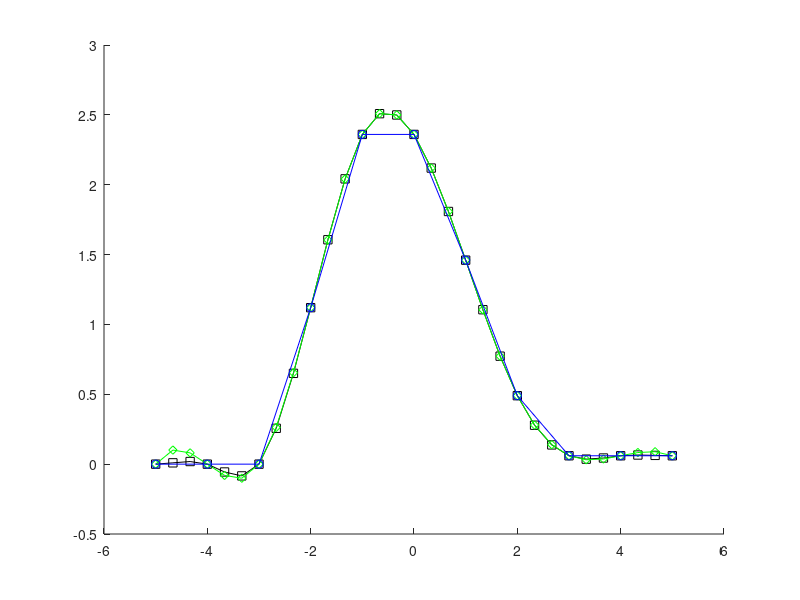
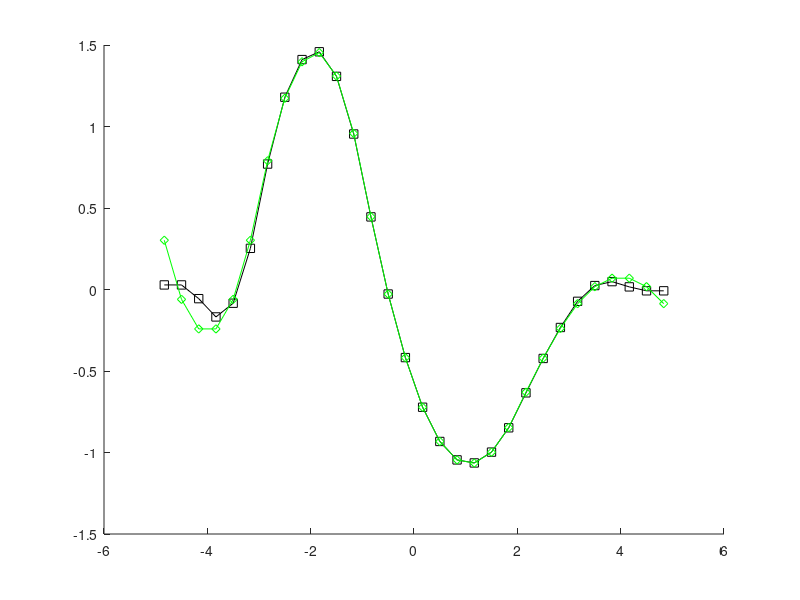

Here is the MATLAB script that generated these plots, in order: (Note: this script raises an error after producing the figures.)
% Examples to work with splines in MATLAB
% Kind of sandbox to experiment with different spline types
% 
% Fit a piecewise cubic spline (of type pp) with breaks
% pp = spline (x, y);  using x as parameter for y=y(x)
% yy = ppval(pp, xx);  interpolate y to other values xx
%  output: pp.coefs, pp.breaks
%  make a pp spline from known coefs: ppmak(breaks,coefs) 
% ----------------------------------------------------------------------
% Use of MATLAB 'curve fitting' toolbox

% pp = csapi(parameter,[x;y]) make a pp spline
%   use csape() for periodic bc=boundary conditions
%  
% sp = fn2fm(pp,'B-',0.1); %conversion to B-Spline
% pp = fn2fm(sp,'pp',0.1); %conversion to pp Spline
%
% sp = spmak(knots, coefs) make a B-Spline from known coefs
%   output: sp.coefs, sp.knots (knots instead of breaks)
%
% sp = spmak(parameter,[x;y])
%   output: sp.coefs, sp.knots
%
% Challenge: Reconstruct the control node polygon of a given pp spline.
% Use this polygon to construct a B-Spline similar to the inital pp spline.
%
% To be improved: Padding of nodes to define boundary condition
%  Any machine based approximation will require an automated way
%  to define boundary conditions for an arbitrary shape correctly.
% Manual padding additional nodes?
%  Challenge: For which shape to add nodes where exactly ?
%
% The code of the published source
% https://www.mathworks.com/matlabcentral/answers/86615-how-to-plot-an-ellipse#answer_96122
% has been used as starting base.
%%
% Example 1: some odd peak shape to be fit by spline
% Parts of code are reprint from The MathWorks Inc. help center
% ----------------------------------------------------------------------
clear all; close all;
% Create waypoints to interpolate with a cubic Spline.
% how to define the boundary slope: [y' y y']
% derivates with respect to parameter y=y(t), y'=dy/dt
wptsx = [-5 -4:4 5];
wptsy = [0 0 0 1.12 2.36 2.36 1.46 .49 .06 0.06 0.06];

% for this curve we can use x as parameter
% this is not possible for multple occurance of same x value
% y must be uniquely defined for each parameter value
tt=linspace(min(wptsx),max(wptsx),31);
%define slopes at bounary as 0

pp1= spline(wptsx,[0 wptsy 0]); 
pp2= spline(wptsx,wptsy);

% spline command is same as csapi
% pp3= csapi(wptsx,wptsy);
% pp4 = csape( wptsx, wptsy, 'periodic' );
% s1 = spline(wptsx,[0 wptsy 0],tt);

% interpolate to higher resolution
yy1 = ppval(pp1, tt);
yy2 = ppval(pp2, tt);

% plot
figure; hold on;
    plot(tt,yy1,'-sk');
    plot(tt,yy2,'-dg');
    plot(wptsx,wptsy,'-ob');

% check the slopes at boundaries
slope1=diff(yy1)./diff(tt);
slope2=diff(yy2)./diff(tt);
slope1([1,end])
slope2([1,end])
abs(slope1-slope2)./max(abs(slope2),0)

figure; hold on;
    plot(tt(1:end-1)+0.5*(tt(2)-tt(1)),slope1,'-sk')
    plot(tt(1:end-1)+0.5*(tt(2)-tt(1)),slope2,'-dg')

%%    
% Example 2: Approximate a circle with cubic Splines
% Parts of code are reprint from The MathWorks Inc. help center
% ----------------------------------------------------------------------
phi = pi*[0:.5:2]; 
pts = [0  1  0 -1  0  1  0;  %x
       1  0  1  0 -1  0  1]; %y
   % two more column to fix the bc x'=0 and y'=1
   % only 5 = length(phi) points will be used to
   % cover [0..2pi]
   
% the proper control nodes for a B-Spline are more tricky,
% in case you want to reconstruct from number=7 pts use
pts7=1.5*[0.6667    0.6667    0.0000   -1.0000   -0.0000    0.6667    0.6667;
          0.0000    0.3491    0.9933    0.0000   -0.9933   -0.3491   -0.0000];
      
%Simple approach fo B-Slpine with number=8 pts:
% We use the quadrant (+/-1 0) pts without the
%          appended bc of [x',y'] = [0 1]
% We double the array to fit a double loop of 8 pts
% Used is actually only the part from angle=[0..2pi]
% The parameters needs to cover the full double loop
% thus phi = [-1..3]pi, at each bc 1 pi lead to fix bc
bPhi=pi*linspace(-1,3,12);
bB=spmak(bPhi,1.5*[pts(:,2:5) pts(:,2:5)]); 
% the factor 1.5 is a riddle to be figured out

pp = spline(phi,pts); %separate fit for each column in pts
diff(pts)/(0.5*pi)

phi3 = phi
pp3 = csapi(phi3,pts(:,2:6));  %this will fail due to undefined bc
% use csape for periodic bc
% this works nice and does not need the bc to be fixed
% only pts need are the quadrant pts covering [0..2]*pi
pts3p = [1  0 -1  0  1;  %x
         0  1  0 -1  0]; %y
pp3p = csape( phi3, pts3p, 'periodic' ); 

% circle
phii=linspace(min(phi),max(phi),101);
cc=[cos(phii); sin(phii)];

% plot
yy = ppval(pp, phii);
yy3 = ppval(pp3, phii);
yy3p = ppval(pp3p, phii);
yB= fnval(bB, phii);
figure; hold on;
    plot(cc(1,:),    cc(2,:), ':k');
    plot(yy(1,:),    yy(2,:),'-b')
    plot(yy3(1,:),   yy3(2,:),':m')
    plot(yy3p(1,:),  yy3p(2,:),'--r')
    plot(pts(1,2:5), pts(2,2:5),'or')
    plot(yB(1,:),    yB(2,:),'.g')
    axis equal
    
%%
% Example 3.1: Approx a circle with cubic B-Splines
% Parts of code are reprint from The MathWorks Inc. help center
% ----------------------------------------------------------------------
points = [0 -1 0 1;              %x
          1 0 -1 0]*1.6851;      %y

% Simple but not best approach to keep number of knots low
% We do pad the knot vector with a second 360 degree period
% Parameter range is arbitray, here taken -4:8 to map range of 4*pi.
% Actually good will be the middle 0..4 maping to 0.pi
% There is a lead-in of pi, from -4..0
% and a lead-out of pi,     from 4..8
% Nicer would be a periodic definition with no need for data padding

sp = spmak(-4:8,[points points]);
sp.coefs
sp.knots
%sp = spmak([0:0.1:1]*2*pi,[points points]);
% provides a planar, quartic, spline curve whose middle part is a pretty good approximation to a circle, as the plot on the next page shows. It is generated by a subsequent
figure;
plot(points(1,:),points(2,:),'o'), hold on 
fnplt(sp,[0,4]), axis equal square, hold off

% get min and max curvature
% curvature kappa = abs(x'y''-y'x'')/(x'^2+y'^2)^(3/2)
t = linspace(0,4,21);zt = zeros(size(t));
dsp = fnder(sp); dspt = fnval(dsp,t); ddspt = fnval(fnder(dsp),t);
kappa = abs(dspt(1,:).*ddspt(2,:)-dspt(2,:).*ddspt(1,:))./(sum(dspt.^2)).^(3/2);
[min(kappa),max(kappa)] 
% kappa = [1.6747    1.8611]
% 1/norm(fnval(sp,0))= 1.7864 

%%

% ----------------------------------------------------------------------
% Example 3.2: Conversion of pp to B-spline for case of circle
% Create circle with a cubic B-Spline. Convert to B-spline and back.
% Parts of code are reprint from The MathWorks Inc. help center
% ----------------------------------------------------------------------
% g = fn2fm(f,form)
% describes the same function as is described by f, but in the form specified
% by  'B-', 'pp', 'BB', 'rB', 'rp',
% for the B-form, the ppform, the BBform, and the two rational spline forms.

% Simple but not best approach to keep number of knots low
% We do pad the knot vector with a second 360 degree period

pts = [0  1  0 -1  0  1  0 ;  %x
       1  0  1  0 -1  0  1 ]; %y
   % two more column to fix bc
   
pts2 = [0  1  0 -1  0  1 ;  %x
       1  0  1  0 -1  0]; %y
   % two more column to fix bc

pts3 = [0  1  0 -1  0  1  0 -1;  %x
       1  0  1  0 -1  0  1  0]; %y
   % two more column to fix bc
   
phi = linspace(0,2,length(pts)-2)*pi; 
pp = spline(phi,pts);

% conversion of pp to B-spline
bpp = fn2fm(pp,'B-',0.1)
ppbpp = fn2fm(bpp,'pp',0.1)

phii = linspace(0,2,101)*pi; 
yy = ppval(pp, phii);
byy= fnval(bpp, phii);

% circle
phii=linspace(min(phi),max(phi),101);
cc=[cos(phii); sin(phii)];

%plot
figure; hold on;
    plot(yy(1,:),yy(2,:),'-k')
    plot(-yy(1,:),yy(2,:),'-g')
    plot(byy(1,:),byy(2,:),'-b')
    plot(pts(1,2:5),pts(2,2:5),'or')
    plot(bpp.coefs(1,:),bpp.coefs(2,:),'-xm')
    plot(cc(1,:),    cc(2,:), ':k');
    axis equal

% breaks vs. knots
% and zero padding for B-spline
% first 3 and last 3 elements
% order 4
% pieces 4 for cubic spline
% number 4+3 for B-spline 
pp.breaks
bpp.knots(4:end-3)
ppbpp.breaks

pp.coefs
bpp.coefs
% some error of 1E-15 in coefs after back conversion
(ppbpp.coefs-pp.coefs)/1E-15

% the control points of the B-spline 
% are asymmetrically placed - SURPRISE !
% control points are asymmetric to get a symmetric shape
% bpp.coefs =
% 1.0000    1.0000    0.0000   -1.5000   -0.0000    1.0000    1.0000
%      0    0.5236    1.4899    0.0000   -1.4899   -0.5236   -0.0000

% The circle diameter to control point diameter
% have a ratio of 1.9

% bpp.coefs/1.5 =

% pts2=[    0.6667    0.6667    0.0000   -1.0000   -0.0000    0.6667    0.6667;
%          0    0.3491    0.9933    0.0000   -0.9933   -0.3491   -0.0000];

%%
% Example 4:  Interpolate with B-Spline vs. cubic pp spline
% ----------------------------------------------------------------------
wptsx = [0 1 2.1 8 4 3];
wptsy = [0 1 1.3 .8 .3 .3];
wpts = [wptsx; wptsy];
L = length(wpts) - 1;
%t = 0:0.05:1;

% spline cannot be directly used on (x,y)
% can do it with separate spline for x and y
tt=linspace(0,1,101);
t=linspace(0,1,length(wptsx));

% Show spline interpolation of x and y (done separately)
% figure; hold on;
% plot(t, wptsx,'-k')
% plot(t, wptsy,'-b')

% check boundary slopes
diff(wptsx)./diff(t);
diff(wptsy)./diff(t);
% define slopes at bounary same as at
% point before boundary

% cubic spline
pp1x= csape(t, [5 wptsx -5]);
pp1y= csape(t, [5 wptsy 0]); 
xx1 = ppval(pp1x, tt);
yy1 = ppval(pp1y, tt);
% B-Spline
pp3x = spapi(3,t, wptsx);
pp3y = spapi(3,t, wptsy);
xx3 = fnval(pp3x, tt);
yy3 = fnval(pp3y, tt);

figure; hold on
    plot(xx3, yy3, '-b');
    plot(xx1, yy1, '-k');
    plot(wptsx, wptsy, 'dr');

%%
% ----------------------------------------------------------------------
% Example 5.1:  How to find the outer envelope polygon ?
% There should be a geometric solution to find the control polygon.
% We will work back from a solution extracted from mathworks help
% center. An explanation of this approach or any interpretation is
% however not given in the help.
% Curious to figure it out yourself? Then do not read further.
% ----------------------------------------------------------------------
% Create waypoints to interpolate with a B-Spline.
wptsx = [0 1 2.1 8 6 3];
wptsy = [0 1 1.3 .8 .3 .3];
% Put in vector to solve later a linear equation system LES.
wpts = [wptsx; wptsy];
L = length(wpts) - 1;

% Form matrices used to compute interior points of control polygon
% Interior points are just the normal pts excluding the start and end pt
r = zeros(L+1, size(wpts,1));
A = eye(L+1);
for i= 2:L
    A(i,(i-1):(i+1)) = [1 4 1];  %1+4+1 = 6
    r(i,:) = 6*wpts(:,i)';       %tranposed vector wpts
end
% Somewhat arbitray, the definition of additonal bc
% Override end points and choose r0 and rL.


r(1,:) = (wpts(:,1) + (wpts(:,2) - wpts(:,1))/2)';
r(end,:) = (wpts(:,end-1) + (wpts(:,end) - wpts(:,end-1))/2)';

% Here come the LES = LINEAR EQUATION SYSTEM
% This system can be solved geometrically by drawing lines and midpoints.
% ----------------------------------------------------------------------
% Right division: solve linear equations system LES using e.g. Gauss
% method.
%   A*dInterior = r;
    dInterior = (A\r)';
    wptsInterior=A*dInterior'/6
% Construct a complete control polygon adding
% the intial and final knot. They will serve as well as corners of the polygon:
    cpts = [wpts(:,1) dInterior wpts(:,end)];
% ----------------------------------------------------------------------
% the EQs for x=dInterior read
%   x2 + 4 x3 + x4 = r2y = 6*wptsx3
%   y2 + 4 y3 + y4 = r2y = 6*wptsy3

% known: the midpoints of x2 and x3 should be close to the spline curve
% we try to rewrite the LES to get some interpretation:
%   x2 + 2 x3 + x4 = r2y = 6*wptsx3 - 2 x3 
%   y2 + 2 y3 + y4 = r2y = 6*wptsy3 - 2 y3 

% to be figured out, is the meaning of the relation of the 
% interior polygon points x2,x3,....x(N-1) to each other,
% and with respect to the inital knots.

% A trial to figure out the meaning of the LES
% ----------------------------------------------------------------------
% divide by 2 and group to midpt values
%   0.5*(x2 + x1) + 0.5*(x2+x3) = 2*wptsx3 + (wptsx3 - x3)
%   0.5*(y2 + y1) + 0.5*(y2+y3) = 2*wptsy3 + (wptsy3 - y3)

% divide by 2 and group again to midpt values
%   0.5*[0.5*(x2 + x1) + 0.5*(x2+x3)] - 0.5*(wptsx3 - x3) = wptsx2  
%   0.5*[0.5*(y2 + y1) + 0.5*(y2+y3)] - 0.5*(wptsy3 - y3) = wptsy2  
% The midpt of two subsequent polygon midpoints, are some distance aways from the
% original knots. This distance is half of (wptsx3 - x3),
% the distance of the polygon corner from its respecting knot.
% The 3 pts lie on a line connecting, for each knot, the
% midpt of two neighboring polygon midpoints and polygon corner
% through the knot, intersecting it at ratio 1:2.
% The polygon corner is 3 times the distance from the
% midpt of two neighboring polygon midpoints to the waypts
% away.
% At least this is true for all interior points (unaffected by bc)

% some pts for 1st order spline we can read from our initial constraints.
q1(1,:) =[ 0 1 2.1 8 6 3];
q1(2,:) = [0 1 1.3 .8 .3 .3];

% the other pts for dInterior we should insert such that the existing
% pts q1 close to the midpoints on the polygon edges.

% Helpful is bsplinepolytraj to compute a polynomial with the new control points
% Unfortunately, this function is in the inaccesible "robotic systems"
% toolbox and not as expected, in the "curve fitting" aka spline/nurbs toolbox

% CANNOT be calculated without "robotic system" toolbox
%q = bsplinepolytraj(cpts, [0 1], t); 
% ----------------------------------------------------------------------
% we will use a cubic spline instead to plot something
% that follow the inital waypts = knots
t=linspace(-1/6,7/6,8);
tt=linspace(0,1,101);
% diff([0 wptsx 0])./diff(t);
% diff([0 wptsy 0])./diff(t);
pp1x= spline(t,[-1 wptsx 1]); %probably different bc than above
pp1y= spline(t,[-1 wptsy 0]); %probably different bc than above

xx1 = ppval(pp1x, tt);
yy1 = ppval(pp1y, tt);

% Plot the results. Show the original waypoints, the computed polygon, and the interpolated B-spline.
figure;
hold all
plot(wptsx, wptsy, 'ob');
plot(xx1, yy1, '-k');
plot(cpts(1,:), cpts(2,:), '-sb');
plot(0.5*(cpts(1,1:end-1)+cpts(1,2:end)), 0.5*(cpts(2,1:end-1)+cpts(2,2:end)), 'xb');
plot(q1(1,:), q1(2,:),'-r');
legend('Original waypoints', 'Cubic spline', 'Computed control polygon');
% ----------------------------------------------------------------------
% from the online life editor we can get
% for cpts above, tpts=[0 1], tvec = 0:1/5:1
% and [q2, qd, qdd, pp] = bsplinepolytraj(cpts,tpts,tvec);

q2(1,:) = [0 1 2.1 8     6  3];
q2(2,:) = [0 1 1.3 0.8 0.3 0.3];

q3=[];
for k=1:6
    q3(:,1+(k-1)*2) = q2(:,k);
end
% manually we add the intermediate pts for tvec = 0:1/10:1
q3(1,2:2:10) = [0.6809 0.9832 5.2988 7.7338 4.6532];
q3(2,2:2:10) = [0.6080 1.2474 1.1148 0.4535 0.2731];
% ----------------------------------------------------------------------
%[1] Farin, Section 9.1
% Copyright 2018 The MathWorks Inc.
% ComputeBSplineTrajectoryFor2DPlanarMotionExample.mlx

% Copyright 2020 The MathWorks Inc.
% openExample('robotics/ComputeBSplineTrajectoryFor2DPlanarMotionExample')
% ----------------------------------------------------------------------
% Plot the results. Show the original waypoints, the computed polygon, and the interpolated B-spline.
figure;
hold all
plot(wptsx, wptsy, 'ob');
plot(xx1, yy1, '-k');
plot(cpts(1,:), cpts(2,:), '-sb');
plot(0.5*(cpts(1,1:end-1)+cpts(1,2:end)), 0.5*(cpts(2,1:end-1)+cpts(2,2:end)), '+b');
plot(q3(1,:), q3(2,:),'-*r');
legend('Original waypoints', 'Cubic spline', 'Computed control polygon', 'B-Spline');
% we get a quite similar curve for the spline, using pp instead of B-Spline
% for the visualization
% ----------------------------------------------------------------------
%% Interpretation of the LES to be solved to obtain the control polygon
% Visualization of a geometric method
% using lines and mid point construction
% solution is probably documentated somewhere, but not easy to be found
% ----------------------------------------------------------------------
% mid points of control polygon corners
midpts=0.5*(cpts(:,1:end-1)+cpts(:,2:end));
% mid points of mid points of control polygon corners 
midmidpts=0.5*(midpts(:,1:end-1)+midpts(:,2:end));

v1=midmidpts(:, 1:6)-cpts(:, 2:7);
v2=midmidpts-wpts;
d1=v1.^2;
d2=v2.^2;

l1=sqrt(d1(1,:)+d1(2,:));
l2=sqrt(d2(1,:)+d2(2,:));

% the ratio of lengthes is 1:3
% referencing to the midmid points.
l1./l2
% At least this is true for all interior points (unaffected by bc)

% the ratio of lengthes is 1:2
% referencing to the way points.
% This confirms the interpretation derived in the previous block
% At least this is true for all interior points (unaffected by bc)
figure; hold on;
    plot(wptsx, wptsy, 'ok');
    plot(cpts(1,:), cpts(2,:), '-sb');
    plot(q3(1,:), q3(2,:),'-*r');
    plot(midpts(1,:),midpts(2,:), '--+b');
 
    for k =1:6

        line([midmidpts(1,k),cpts(1,k+1)],[midmidpts(2,k),cpts(2,k+1)],'Color','m');
        line([midmidpts(1,k),wptsx(k)],[midmidpts(2,k),wptsy(k)],'Color','g');
    end
    legend('Original waypoints',  'Computed control polygon', 'B-Spline (low-res)', 'mid pts','2xVector1','Vector1');
% we get a quite similar curve for the spline, using pp instead of B-Spline

%% 
% Other Ex. 1: Draw spline within a given polygon
% Code reprint from The MathWorks Inc. help center
% ----------------------------------------------------------------------
points = [0 0 1 1 0 -1 -1  0   0 ;
          0 0 0 1 2 1   0 -2 -4]; 
 values = spcrv(points,3); 
 
figure;hold on;
    plot(points(1,:),points(2,:),'-o') ;
    plot(values(1,:),values(2,:),'-sk'), hold off;

%%
%  Other Ex. 2: Draw circular splines through points
% Code reprint from The MathWorks Inc. help center
% ----------------------------------------------------------------------
c1 = rscvn([-1 1 -1;0 0 0],[1 1;0 0]);
c = rscvn([-1 1;0 0],[1 1;0 0]);
% 180degree acrs 
% first from 0..pi
% second from pi to 2*pi=0
% slope at endpt is always x'=1, y'=0
figure;
    fnplt(c);
    axis([-1.05 1.05 -1.05 1.05]), axis equal;
    [form, order, breaks] = fnbrk(c,'f','o','b');

%%
% Other Ex. 3: Conversion to other types fails for full circle approx.
% Tested for 1 pt pp-spline and 2 pt B-Spline
% Seems doeable for half a circle, but correct bc's need to be found first
% Code reprint from The MathWorks Inc. help center
% ----------------------------------------------------------------------
pp2 = fn2fm(c,'B-',0.1); %two  pieces
pp1 = fn2fm(c,'pp',0.1); %just one piece, tribbled to 3 at bc
% interesting: we get a third dimension added
pp2.coefs;
pp1.coefs;

pp2.knots;
pp1.breaks;

% SURPRISE: something is added in the 3rd dimension !
% figure; %in 3D
% fnplt(pp1);
% %fnplt(pp2);
% axis([-1.05 1.05 -1.05 1.05])
 
yy = fnval(c, 0:0.1:2);
yy1 = fnval(pp1, 0:0.1:2);
yy2 = fnval(pp2, 0:0.1:2);

% The bc constraints are not converted
% We miss most of the circle
% plot the arc that is not a circle
figure; hold on;
    plot(yy(1,:),yy(2,:),'-k');
    plot(yy1(1,:),yy1(2,:),'-b');
    plot(yy2(1,:),yy2(2,:),':r');
    axis([-1.05 1.05 -1.05 1.05]), axis equal, grid on;

% the first dimension has been used as parameter i.e.
% yy(1,:) is linearly spaced
% yy(21,:) is quadratic, like y=1-0.5x^2 ~sqrt(1-x^2)
% what is the 2nd dimension? the y coords.

figure; hold on;
    plot(yy1(2,:),'-b');
    plot(yy2(2,:),':r');
    x=(0:0.05:1)*10+11;
    plot(x,0.5*(1-0.01*(x-11).^2),'-g');

%% Other Ex. 4: Some nice computer art
% Bronze Triskele Medallion in the Ulster Museum in Belfast
% Code reprint from The MathWorks Inc. help center 
% ----------------------------------------------------------------------
pp =[zeros(1,7); 5.4, 3, 6.9, 2.75, 2.5, .5, 5];
alpha = 2*pi/3; ca = cos(alpha); sa = sin(alpha); c = [ca sa;-sa ca];
d = [0 0 .05 -.05;1 -1 .98 .98]; d = [d c*d];
yin = rscvn([pp(:,[7,1:3]),c*pp(:,3:4),pp(:,3)], d(:,[1 2 1 4 7 5 1]));
figure;
    fnplt(yin), hold on, fnplt(fncmb(yin,c)), fnplt(fncmb(yin,c'))
    yang = rscvn([pp(:,6),-pp(:,6),pp(:,5),c*pp(:,4)],[d(:,[2 1 1]),c(:,2)]);
    fnplt(yang), fnplt(fncmb(yang,c)), fnplt(fncmb(yang,c'))
    axis([-7.2 7.2 -7.2 7.2]), axis equal, axis off, hold off